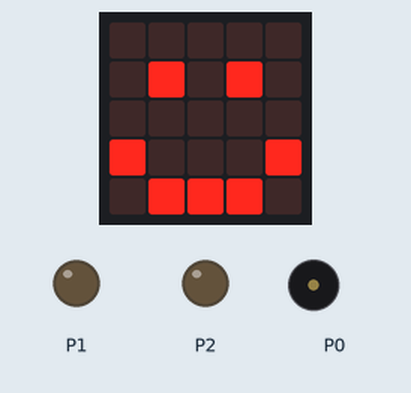
This program was run on a simulated BBC micro:bit (MakeCode). Shown: the board's 5×5 LED display, output pins drawn as LEDs (lit = HIGH), buzzer (waves = sounding).

Above: at 0.1 s.
At 3.4 s:
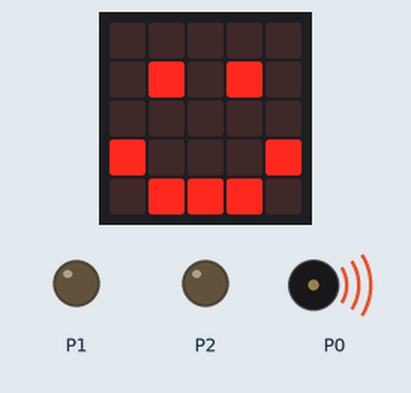
At 4.8 s:
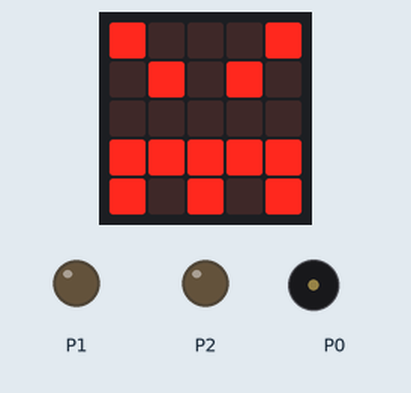
At 12.55 s:
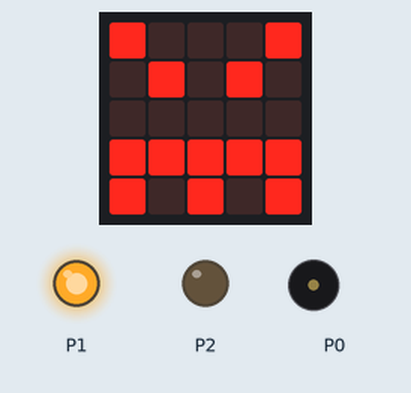
At 22.78 s:
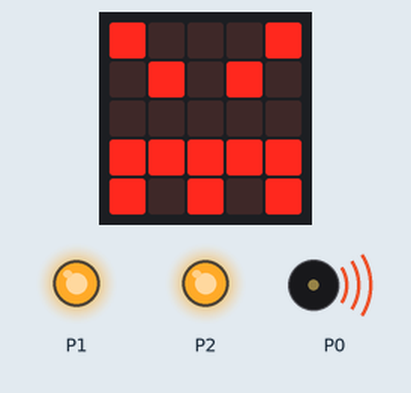
At 39.1 s:
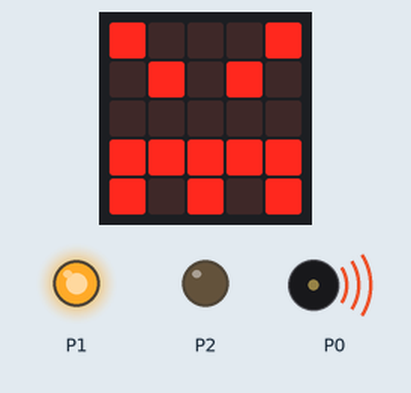
Timing chart, 0 to 40.0 s (numbered marks = the images above):
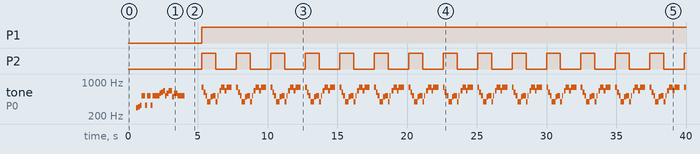

The program:

main.ts
```typescript
basic.showIcon(IconNames.Happy)
music.startMelody(music.builtInMelody(Melodies.Entertainer), MelodyOptions.Once)
basic.pause(4000)
basic.clearScreen()
basic.forever(function () {
    basic.pause(100)
    basic.showIcon(IconNames.Angry)
    music.startMelody(music.builtInMelody(Melodies.PowerDown), MelodyOptions.Once)
    pins.digitalWritePin(DigitalPin.P1, 1)
    pins.digitalWritePin(DigitalPin.P2, 1)
    basic.pause(1000)
    music.startMelody(music.builtInMelody(Melodies.PowerUp), MelodyOptions.Once)
    pins.digitalWritePin(DigitalPin.P1, 1)
    pins.digitalWritePin(DigitalPin.P2, 0)
    basic.pause(750)
})
```

test.ts
```typescript
// aquí va el archivo "tests"; esto no se compilará cuando este paquete se utilice como una extensión.
```

Measured:
- by itself, P1: LOW → HIGH at 5.3 s
- by itself, P2: alternates HIGH for 1.0 s and LOW for 1.5 s
- by itself, tone on P0: plays 294 Hz for 0.13 s, 311 Hz for 0.13 s, 330 Hz for 0.13 s, 523 Hz for 0.26 s, 330 Hz for 0.13 s, 523 Hz for 0.26 s … (186 notes in this stretch)
